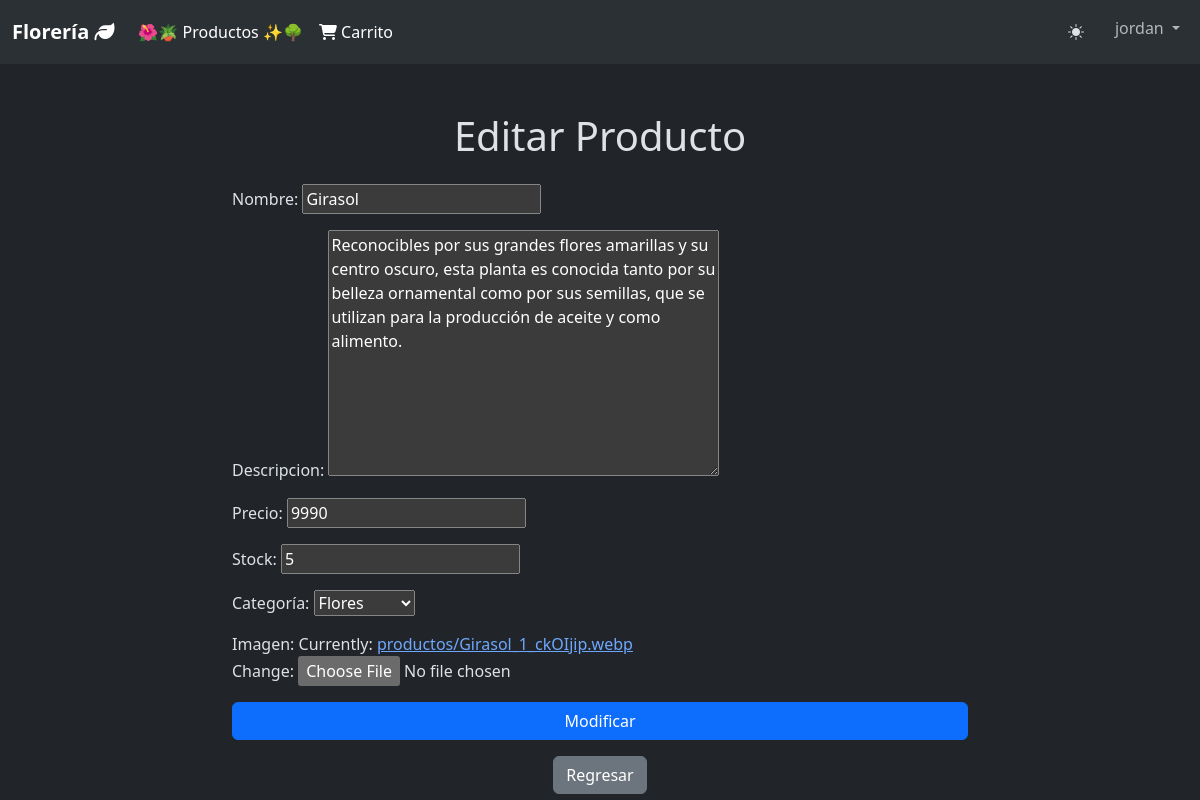
Page /tienda/modificar_producto/13/ (signed in) on the committed database.
### tienda/models.py (models this page shows, shortened)
class Producto(models.Model):
    id_producto = models.AutoField(primary_key=True)
    nombre      = models.CharField(max_length=100)
    descripcion = models.TextField(blank=True, null=True)
    precio      = models.IntegerField()
    stock       = models.IntegerField()
    categoria   = models.ForeignKey('Categoria', on_delete=models.CASCADE, default=1)
    imagen      = models.ImageField(upload_to='productos/', default='productos/default.webp')

class Categoria(models.Model):
    id_categoria = models.AutoField(db_column='idCategoria', primary_key=True)
    categoria = models.CharField(max_length=20, blank=False, null=False)
    def __str__(self):
        return str(self.categoria)

### tienda/views.py (the view)
# urls.py: path('modificar_producto/<int:pk>/', views.modificar_producto, name='modificar_producto'),
@login_required
def modificar_producto(request, pk):
    context = {}
    try:
        producto = get_object_or_404(Producto, id_producto=pk)
        if request.method == 'POST':
            form = ProductoForm(request.POST, request.FILES, instance=producto)
            if form.is_valid():
                form.save()
                context['mensaje'] = 'Producto actualizado'
            else:
                context['mensaje'] = 'Formulario no válido'
        else:
            form = ProductoForm(instance=producto)
        context['form'] = form
        context['producto'] = producto
    except:
        context['mensaje'] = 'Producto no encontrado'
        context['producto'] = None
    return render(request, 'tienda/productos_edit.html', context)

### tienda/forms.py
class ProductoForm(ModelForm):
    class Meta:
        model = Producto
        fields = "__all__"
        labels = {
            'categoria':'Categoría',
        }

### tienda/templates/tienda/productos_edit.html (shortened to what this page needs)
{% load static %}
<!DOCTYPE html>
<html lang="en">
<head>
  <link href="https://cdn.jsdelivr.net/npm/bootstrap@5.3.3/dist/css/bootstrap.min.css" rel="stylesheet"
>
  <link rel="stylesheet" href="https://cdn.jsdelivr.net/npm/bootstrap-icons@1.11.3/font/bootstrap-icons.min.css">
  <link rel="stylesheet" href="{% static 'tienda/css/estilos.css' %}">
</head>
<body data-bs-theme="dark">
  <div id="navegacion">
    <nav class="navbar navbar-expand-lg bg-body-tertiary" id="navbarPrincipal">
      <div class="container-fluid d-flex flex-row">
        <a class="navbar-brand" href="{% url 'inicio' %}">Florería <i class="fa-solid fa-leaf"></i></a>
        <div class="collapse navbar-collapse" id="navbarNavAltMarkup">
          <div class="navbar-nav">
            <a class="nav-link active" aria-current="page" href="{% url 'productos_comprar' %}" id="link-maceteros">🌺🪴 Productos ✨🌳</a>
            <a class="nav-link active" href="{% url 'ver_carrito' %}" id="link-carrito"><i class="fa-solid fa-cart-shopping"></i> Carrito</a>
        </div>
        <div class="navbar-nav ms-auto">
          <button type="button" class="btn btn-navbar" id="btn-tema"><i class="bi bi-brightness-high-fill" id="toggler-tema"></i></button>
          {% if user.is_authenticated %}
          <div class="dropdown">
            <a class = "nav-link dropdown-toggle" href = "#" role = "button" id = "dropdownMenuLink" data-bs-toggle = "dropdown" aria-expanded = "false">
              {{ user.username }}
            </a>
          </div>
          {% else %}
            <button type="button" class="btn btn-dark btn-navbar"><a class="text-formulario" href="{% url 'login' %}" id="link-iniciar-sesion">Iniciar sesión</a></button>
          {% endif %}
        </div>
      </div>
    </nav>
  </div>
  <div class="container mt-5">
    {% if producto %}
    <h1 class="text-center mb-4">Editar Producto</h1>
    <div class="row justify-content-center">
      <div class="col-md-8">
        <form action="{% url 'modificar_producto' pk=producto.id_producto %}" method="post" enctype="multipart/form-data">
          {{ form.as_p }}
          <div class="d-grid">
            <input type="submit" value="Modificar" class="btn btn-primary">
          </div>
        </form>
        <div class="text-center mt-3">
          <a href="{% url 'productos_list' %}" class="btn btn-secondary">Regresar</a>
        </div>
      </div>
    </div>
    {% else %}
    <div class="alert alert-warning" role="alert">
        No hay producto.
    </div>
    {% endif %}
  </div>
</body>
</html>

### tienda/static/tienda/css/estilos.css (style rules this page uses)
.navbar-brand { font-weight: bold; }
.btn-navbar { margin-right: 10px; margin-bottom: 5px; margin-top: 5px; }

### rows in the picture
Producto: nombre "Girasol", descripcion "Reconocibles por sus grandes flores amarillas y su centro oscuro, esta planta es conocida tanto por su belleza ornamental como por sus semillas, que se utilizan para la producción de aceite y como alimento.", precio "9990", stock "5"
Categoria: categoria "Flores"

### other values in the picture
{{ user.username }} "jordan"
